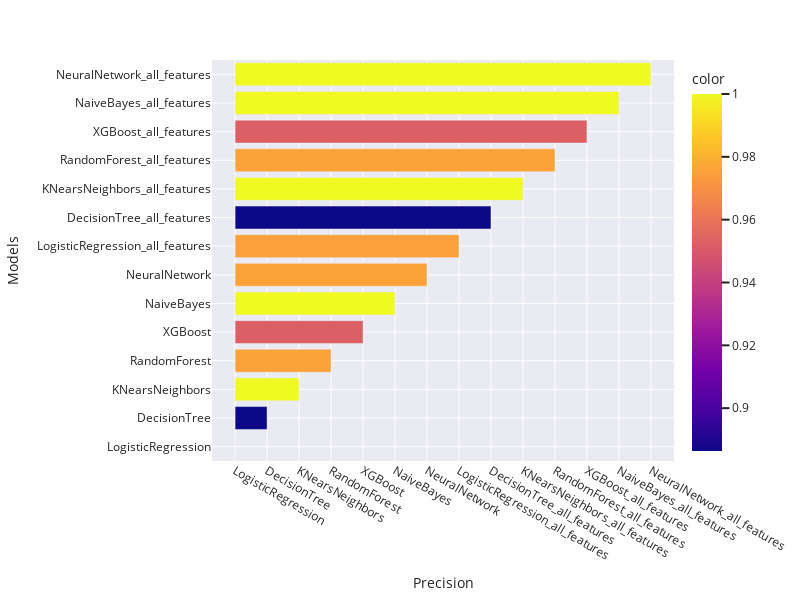

Here is the notebook cell this chart was saved with:
### Code cell
# precision
fig = px.bar(
    x = df_eval.iloc[:14,0].values, 
    y = models, 
    orientation = 'h',
    color = df_eval['precision'].iloc[:14], 
    color_continuous_scale = 'Plasma',
    template = "seaborn"
)
fig.update_layout(
    width=800, 
    height=600,
    xaxis=dict(title='Precision'),
    yaxis=dict(title="Models")
)
fig.show()

### Figure 1 — Plotly figure (JSON) as saved in the notebook; plotly's stock layout.template omitted (floating-point values rounded to 4 significant figures)
{"data": [{"alignmentgroup": "True", "hovertemplate": "x=%{x}<br>y=%{y}<br>color=%{marker.color}<extra></extra>", "legendgroup": "", "marker": {"color": [0.9756, 0.8864, 1, 0.9756, 0.9524, 1, 0.9756, 0.975, 0.8864, 1, 0.9756, 0.9524, 1, 1], "coloraxis": "coloraxis", "pattern": {"shape": ""}}, "name": "", "offsetgroup": "", "orientation": "h", "showlegend": false, "textposition": "auto", "type": "bar", "x": ["LogisticRegression", "DecisionTree", "KNearsNeighbors", "RandomForest", "XGBoost", "NaiveBayes", "NeuralNetwork", "LogisticRegression_all_features", "DecisionTree_all_features", "KNearsNeighbors_all_features", "RandomForest_all_features", "XGBoost_all_features", "NaiveBayes_all_features", "NeuralNetwork_all_features"], "xaxis": "x", "y": ["LogisticRegression", "DecisionTree", "KNearsNeighbors", "RandomForest", "XGBoost", "NaiveBayes", "NeuralNetwork", "LogisticRegression_all_features", "DecisionTree_all_features", "KNearsNeighbors_all_features", "RandomForest_all_features", "XGBoost_all_features", "NaiveBayes_all_features", "NeuralNetwork_all_features"], "yaxis": "y"}], "layout": {"barmode": "relative", "coloraxis": {"colorbar": {"title": {"text": "color"}}, "colorscale": [[0, "#0d0887"], [0.1111, "#46039f"], [0.2222, "#7201a8"], [0.3333, "#9c179e"], [0.4444, "#bd3786"], [0.5556, "#d8576b"], [0.6667, "#ed7953"], [0.7778, "#fb9f3a"], [0.8889, "#fdca26"], [1, "#f0f921"]]}, "height": 600, "legend": {"tracegroupgap": 0}, "margin": {"t": 60}, "width": 800, "xaxis": {"anchor": "y", "domain": [0, 1], "title": {"text": "Precision"}}, "yaxis": {"anchor": "x", "domain": [0, 1], "title": {"text": "Models"}}}}
